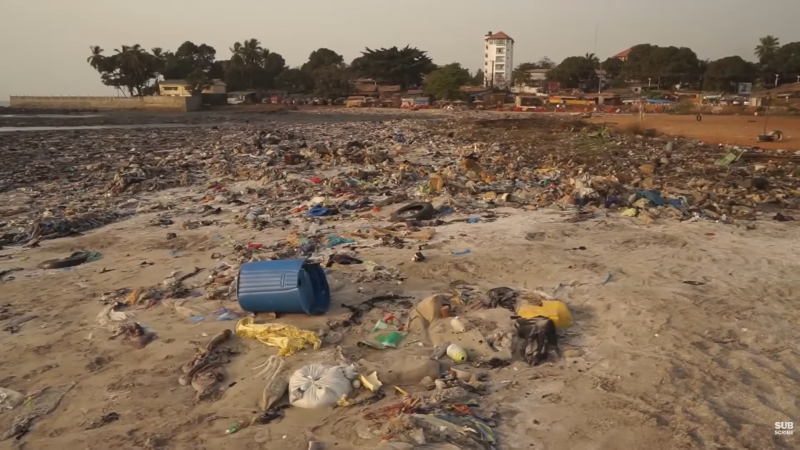
#> input picture inputs/foto_rio.jpg, 1599 x 899 px (shown at 1/2 size)
$ python fase1_preprocesamiento.py
#> lines starting #> are read from the running program, lines starting #| are printed output that depends on the picture
import os
import cv2
import numpy as np

def ejecutar_fase_1(input_path: str, output_dir: str, target_size: int = 1024) -> str:
    """
    Preprocesa la imagen original: redimensiona conservando la relación de aspecto
    y estandariza el espacio de color para que los modelos la procesen sin deformaciones.
    """
#> called with input_path = 'inputs/foto_rio.jpg', output_dir = 'outputs', target_size = 1024
    print(f"\n[Fase 1] Iniciando preprocesamiento...")
    print(f"[Fase 1] Cargando imagen: {input_path}")

    if not os.path.exists(input_path):
        raise FileNotFoundError(f"Error: No se encontró la imagen en {input_path}")

    # 1. Leer imagen (OpenCV la lee en formato BGR por defecto)
    img_bgr = cv2.imread(input_path)
#> img_bgr is the input picture: shape (899, 1599, 3); mean B, G, R 89.8, 109.3, 129.8

    # 2. Calcular nueva resolución manteniendo la relación de aspecto exacta
    h, w = img_bgr.shape[:2]
#> h = 899; w = 1599
    escala = target_size / max(h, w)
#> escala = 0.64

    # Si la imagen ya es más pequeña que 1024, no la escalamos para no perder calidad
    if escala < 1.0:
        nuevo_w = int(w * escala)
#> nuevo_w = 1024
        nuevo_h = int(h * escala)
#> nuevo_h = 575

        # Usamos INTER_AREA porque reduce el tamaño sin emborronar los bordes (vital para YOLO y SAM)
        img_procesada = cv2.resize(img_bgr, (nuevo_w, nuevo_h), interpolation=cv2.INTER_AREA)
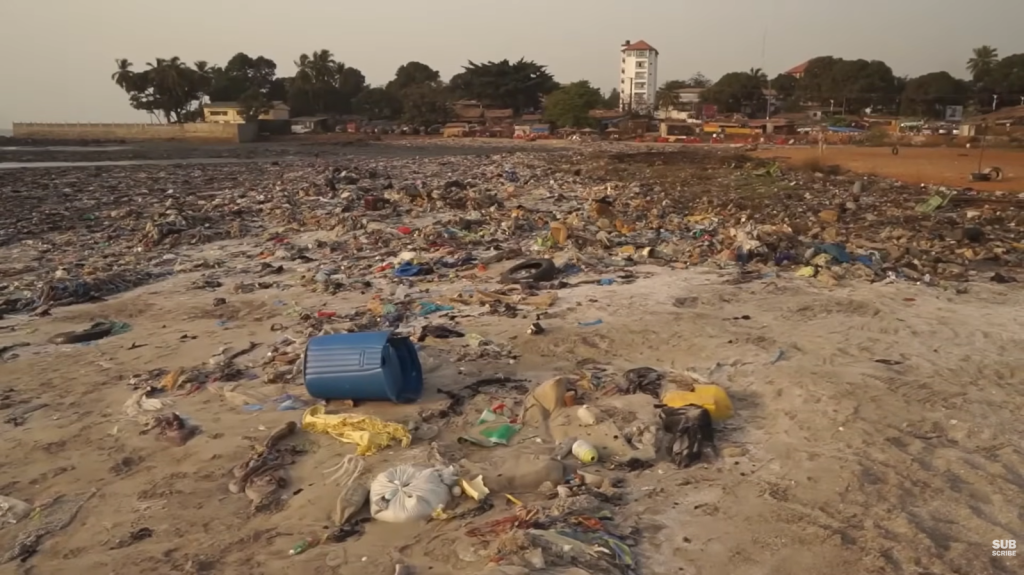
#> img_procesada: shape (575, 1024, 3); mean B, G, R 89.8, 109.3, 129.8
        print(f"[Fase 1] Imagen redimensionada de {w}x{h} a {nuevo_w}x{nuevo_h}")
#| [Fase 1] Imagen redimensionada de 1599x899 a 1024x575
    else:
        img_procesada = img_bgr
        print(f"[Fase 1] La imagen ya está optimizada ({w}x{h}). Se mantiene tamaño original.")

    # 3. Guardar el tensor de salida
    nombre_archivo = os.path.basename(input_path)
    output_path = os.path.join(output_dir, f"prep_{nombre_archivo}")

    cv2.imwrite(output_path, img_procesada)
    print(f"[Fase 1] Tensor guardado con éxito en: {output_path}")

    # Devolvemos la ruta de la nueva imagen para que la Fase 2 la recoja automáticamente
    return output_path

if __name__ == "__main__":
    # Calculamos la ruta raíz del proyecto dinámicamente
    # __file__ es el script actual, subimos 3 niveles para llegar a pipeline_3d/
    ruta_actual = os.path.dirname(os.path.abspath(__file__))
    ruta_raiz = os.path.abspath(os.path.join(ruta_actual, "../../.."))

    ruta_entrada = os.path.join(ruta_raiz, "inputs", "foto_rio.jpg")
    ruta_salida = os.path.join(ruta_raiz, "outputs")

    os.makedirs(os.path.join(ruta_raiz, "inputs"), exist_ok=True)
    os.makedirs(ruta_salida, exist_ok=True)

    try:
        resultado = ejecutar_fase_1(ruta_entrada, ruta_salida)
    except Exception as e:
        print(e)
